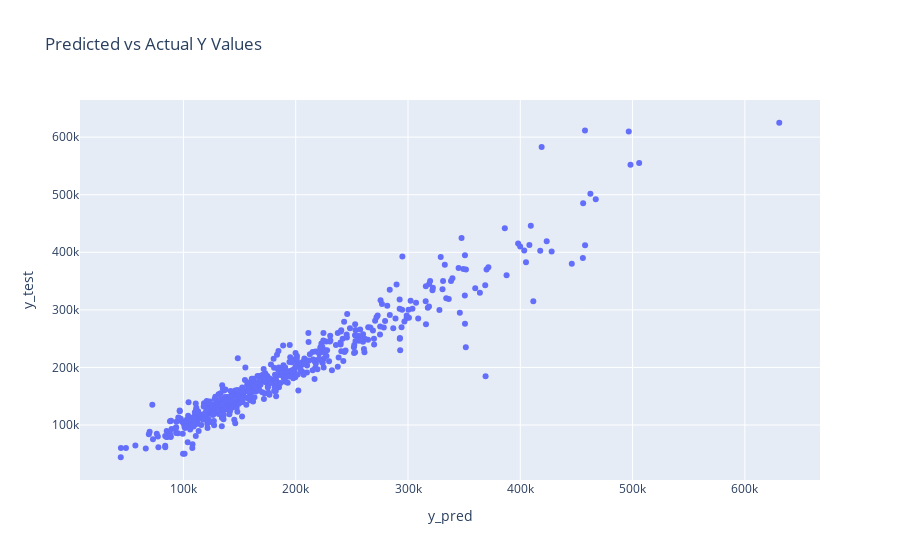

Notebook code cell kept with this figure:
### Code cell
# predictive visual 
fig2 = px.scatter(pred_dataframe, x='y_pred', y='y_test', title='Predicted vs Actual Y Values')
fig2.show()

#fit a line on top

### Figure 1 — Plotly figure (JSON) as saved in the notebook; plotly's stock layout.template omitted (floating-point values rounded to 4 significant figures; data arrays with more than 128 entries replaced by an {"elided": "..."} marker saying what was removed)
{"data": [{"hovertemplate": "y_pred=%{x}<br>y_test=%{y}<extra></extra>", "legendgroup": "", "marker": {"color": "#636efa", "symbol": "circle"}, "mode": "markers", "name": "", "orientation": "v", "showlegend": false, "type": "scatter", "x": {"elided": "586 float values"}, "xaxis": "x", "y": {"elided": "586 int values"}, "yaxis": "y"}], "layout": {"legend": {"tracegroupgap": 0}, "title": {"text": "Predicted vs Actual Y Values"}, "xaxis": {"anchor": "y", "domain": [0, 1], "title": {"text": "y_pred"}}, "yaxis": {"anchor": "x", "domain": [0, 1], "title": {"text": "y_test"}}}}
